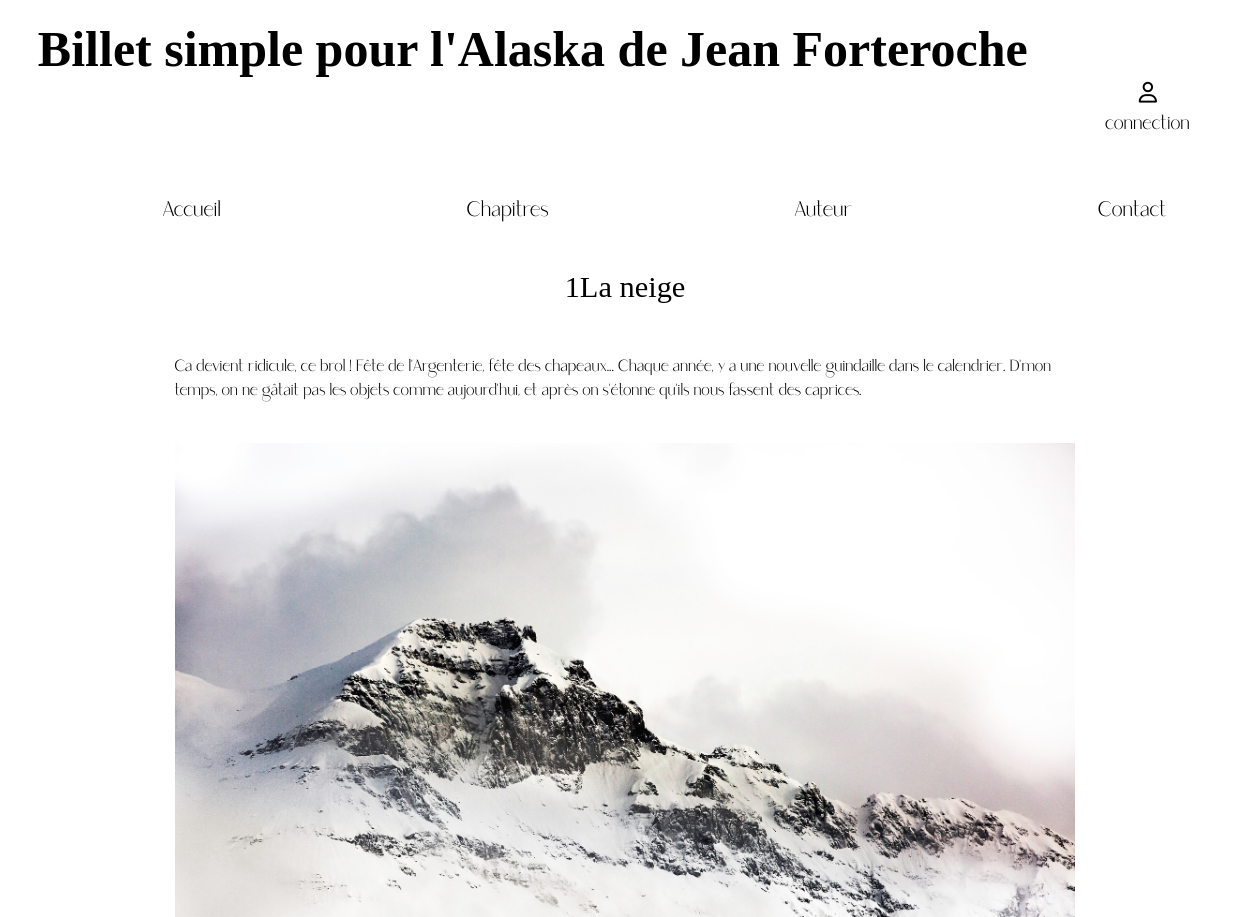
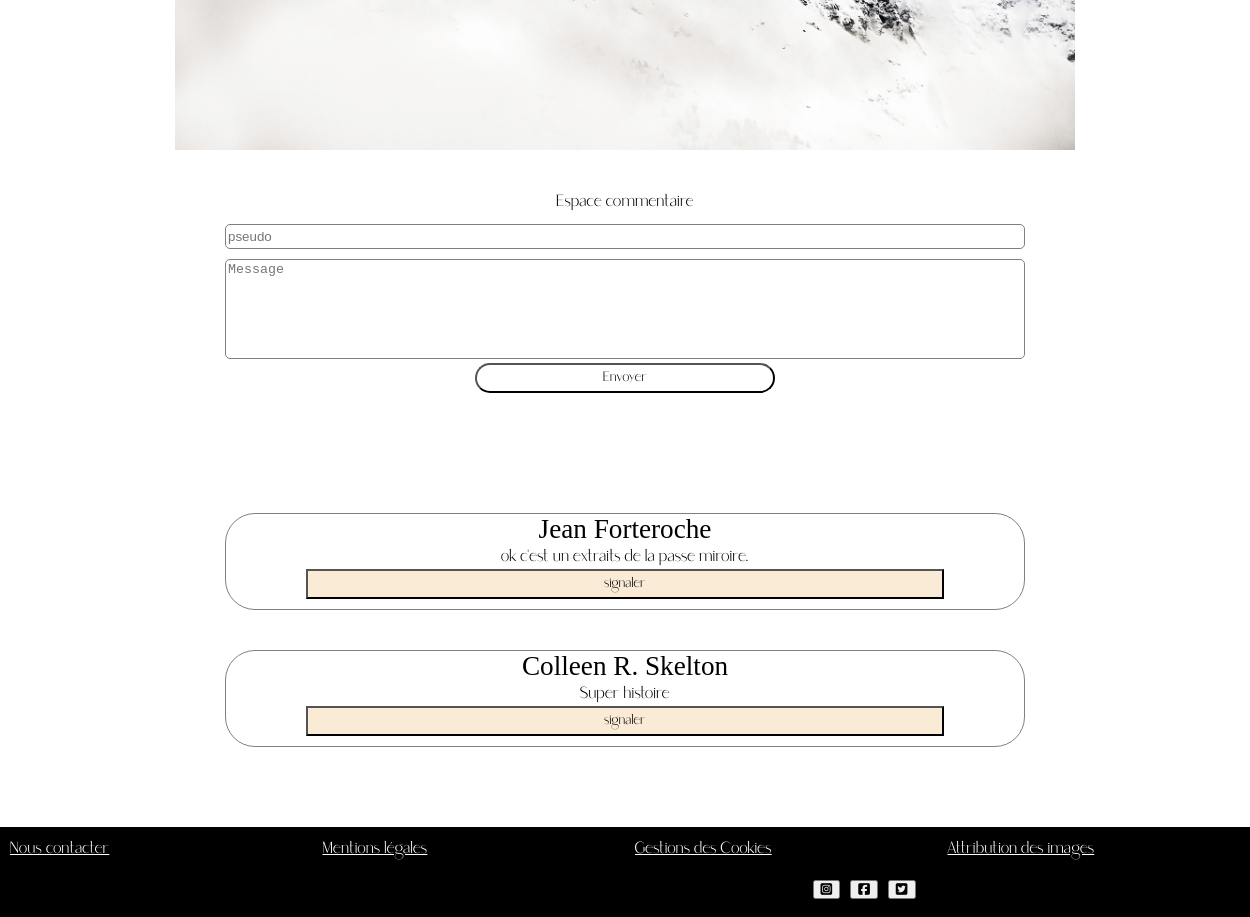
The page /index.php?action=chapitre&id=1 on the database its author committed (2 pictures, top to bottom).
### tables this page shows
CREATE TABLE `chapitre` (
  `ID` int(255) NOT NULL,
  `chapitrenumber` int(11) NOT NULL,
  `chapitretitre` text NOT NULL,
  `resumer` text NOT NULL,
  `chapitretext` text NOT NULL,
  `images` text NOT NULL,
  `brouillon` tinyint(1) NOT NULL
);

CREATE TABLE `commentaire` (
  `id` int(11) NOT NULL,
  `nameuser` text NOT NULL,
  `comment` text NOT NULL,
  `signaler` tinyint(1) DEFAULT NULL,
  `valider` tinyint(1) DEFAULT NULL,
  `idchapitre` int(11) NOT NULL
);

### controller/front-end/controller.php (called while the page is built, shortened)
<?php
function directionchapitre()
   {
require('Model/front-end/chapitre.php');
$instanceclasse = new modelchapitre();
$databd = $instanceclasse-> connexionbdchapitre();
$databd3 = $instanceclasse-> connexionbdcommentaire();
require('view/front-end/chapitre.php');
   }
?>

### Model/front-end/chapitre.php (called while the page is built, shortened)
<?php
class modelchapitre {
        public function connexionbdchapitre() {
        require('Model/front-end/connexion.php');
        $search='SELECT * FROM Chapitre WHERE id=' . $_GET["id"];
        $reponse = $bdd->query($search);
        $reponse->execute();
                $data = $reponse->fetchAll();
                return $data;
        }
        public function connexionbdcommentaire() {
        require('Model/front-end/connexion.php');
        $reponse = $bdd->query('SELECT * FROM commentaire WHERE idchapitre=' . $_GET["id"]);
        $reponse->execute();
        $data = $reponse->fetchAll();
        return $data;
        $rereponseq->cloreCursor();}
}
?>

### view/front-end/chapitre.php (the view, shortened to what this page needs)
<section id="main">
<?php  foreach ($databd as $donnees) : ?>
 <div id="chaptirenumber-individuel">
 <div id='chapitre-titre-individuel'><?php echo $donnees['chapitrenumber']?><?php echo $donnees['chapitretitre']?></div>
 <div id="chapitre-text-individuel"><div id="texte"><?php echo $donnees['chapitretext']?></div>
  <img src="<?php echo $donnees['images']?>" alt="illustrationchapitre" id="illustrationchapitre-inv"> </div>
 </div></div>
 <?php endforeach; ?>
 <div id="commentaire-form">
 <form action="index.php?action=creerCommentaire" method="post" id="commentaireform" >
   <div id="titre-commentaire"><legend >Espace commentaire</legend></div>
      <input class="nameuser" name="nameuser" placeholder="pseudo" required>
      <textarea id="comment" name="comment" placeholder="Message" required></textarea>
      <button class="send" type="submit" id="btn-submit" value="Envoyer" > Envoyer </button>
</form>
</div>
<?php  foreach ($databd3 as $donnees) : ?>
         <div id="commentaire">
         <div id="lecommentaire">
         <div id="nomuser"><?php echo $donnees['nameuser']?></div>
         <div id="messageuser"><?php echo $donnees['comment']?></div>
         <form action="index.php?action=lesignaler" method="post">
         <button class="send" type="submit" id="signaler" value="signaler" >signaler</button></div>
   </div>
   <?php endforeach; ?>
<?php include('template.php'); ?>

### style.css (style rules this page uses)
html, body { margin: 0; padding: 0; width: 100%; height: 100%; }
#main { display: block; margin-top: 180px; }
#signaler { display: block; font-family: "Saudagar"; width: 80%; height: 30px; margin: auto; margin-bottom: 10px; background-color: #faebd7; }
#btn-submit { display: block; font-family: "Saudagar"; width: 300px; height: 30px; margin: auto; margin-bottom: 10px; border-radius: 30px; }
#chapitre-titre-individuel { font-family: caroline; font-size:1.9em; display: flex; width: 100%; margin-top:100px; margin-bottom:50px; justify-content: center; }
#chapitre-text-individuel { font-family: "Saudagar"; display: block; word-wrap: break-word; position: relative; width: 90%; margin: auto; }
#chaptirenumber-individuel { display: block; }
#illustrationchapitre-inv { display: flex; width:100%; max-width: 900px; margin: auto; margin-top:40px; margin-bottom: 40px; }
#titre-commentaire { display: flex; width:100%; text-align: center; }
#commentaire-form { display: flex; width:100%; max-width: 800px; margin: auto; }
#texte { display: flex; width:100%; max-width: 900px; margin: auto; }
#commentaireform { margin-bottom: 100px; }
#comment { font: 1em ; width:800px; height: 100px; margin-top: 10px; box-sizing: border-box; border: 1px solid grey; resize:none; border-radius: 5px; }
#commentaireform { display: block; justify-content: center; }
#lecommentaire { display: block; justify-content: center; margin:auto; font: 1em ; width:800px; margin-top: 10px; box-sizing: border-box; border: 1px solid grey; resize:none; border-radius: 5px; margin-bottom: 40px; overflow: scroll; border-radius: 30px; }
#nomuser { font-family: caroline; font-size: 1.7em; display: flex; justify-content: center; }
#messageuser { font-family: "Saudagar"; display: flex; justify-content: center; }
input { font: 1em ; width:800px; height: 25px; margin-top: 10px; box-sizing: border-box; border: 1px solid grey; resize:none; border-radius: 5px; }
.send { background-color: #fff; }
legend { margin: auto; font-family: Saudagar; }

### rows shown on the page
chapitre: chapitrenumber "1", chapitretitre "La neige", chapitretext "Ca devient ridicule, ce brol ! Fête de l'Argenterie, fête des chapeaux... Chaque année, y a une nouvelle guindaille dans le calendrier. D'mon temps, on ne gâtait pas les objets comme aujourd'hui, et après on s'étonne qu'ils nous fassent des caprices.", images (picture)
commentaire: nameuser "Jean Forteroche", comment "ok c'est un extraits de la passe miroire."
commentaire: nameuser "Colleen R. Skelton", comment "Super histoire"
